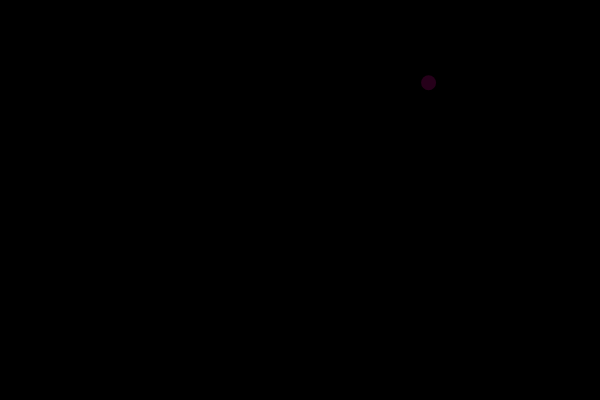
Frame 1 (no input)
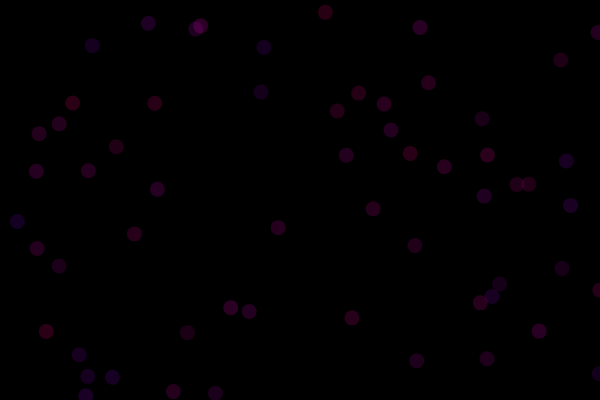
Frame 60 (no input)
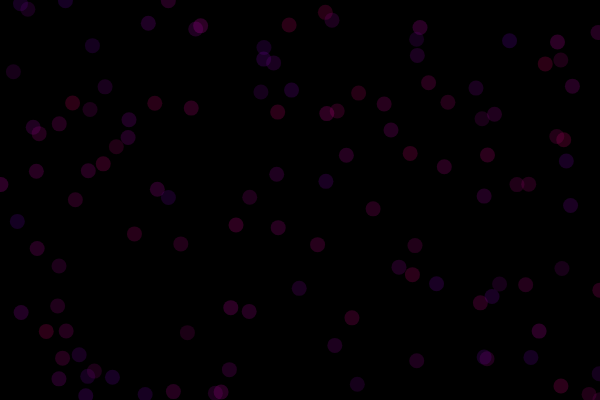
Frame 120 (the mouse pressed at the canvas centre since frame 60)

The p5.js sketch that drew these frames (run headless with seeded random() and noise() and a simulated clock; from frame 60 on, the mouse is pressed at the canvas centre):

// p5.js sketch
// ── sketch.js
var spot = {
	x : 0,
	y : 0
};

var color = {
	r : 0,
	g : 0,
	b : 0
};

function setup()
{
	createCanvas(600, 400);
	background(0);
}

function draw()
{
	spot.x = random(0, width);
	spot.y = random(0, height);

	color.r = random(100, 225);
	color.b = random(100, 190);

	noStroke();
	fill(color.r, 0, color.b, 50);

	ellipse(spot.x, spot.y, 15, 15);
}
